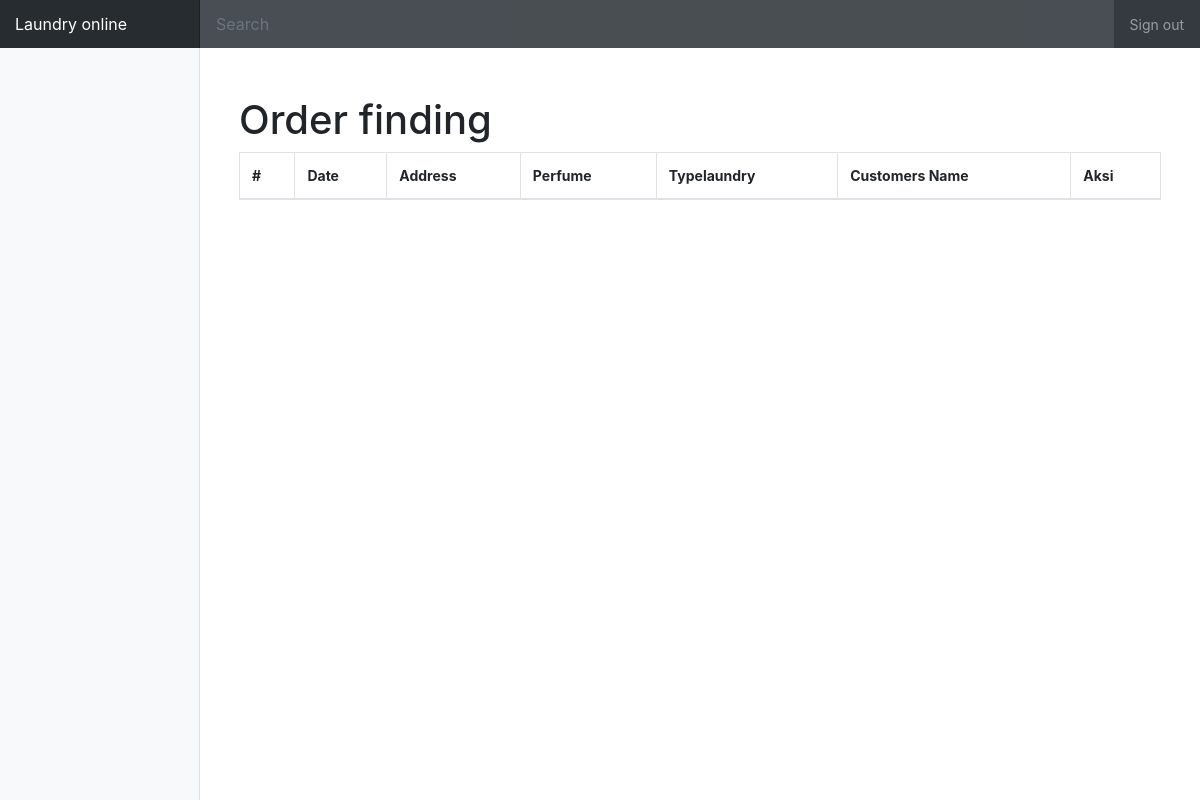
/index.php/admin/order/finding, run on an earlier commit of the app's database.
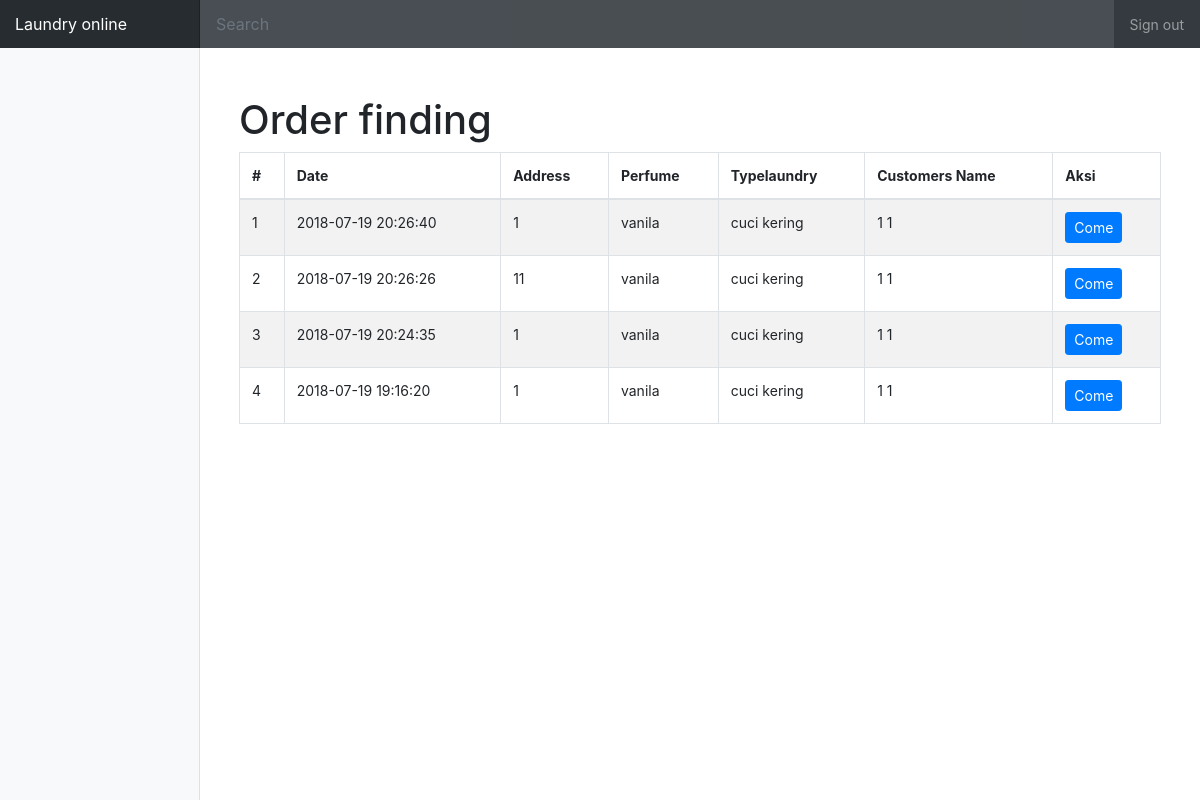
And on a later commit of the database.
### tables this page shows
CREATE TABLE `transaksi` (
  `id` int(11) NOT NULL,
  `date` datetime NOT NULL DEFAULT CURRENT_TIMESTAMP,
  `fk_users_customer` int(11) NOT NULL,
  `address` varchar(100) NOT NULL,
  `fk_perfume` int(11) NOT NULL,
  `fk_typelaundry` int(11) NOT NULL,
  `fk_users_courier` int(11) DEFAULT NULL,
  `weight_item` int(11) DEFAULT NULL,
  `status` int(11) NOT NULL
);

CREATE TABLE `perfume` (
  `perfume_id` int(11) NOT NULL,
  `perfume_name` varchar(255) NOT NULL,
  `perfume_costperkilo` int(50) NOT NULL
);

CREATE TABLE `typelaundry` (
  `typelaundry_id` int(11) NOT NULL,
  `typelaundry_name` varchar(255) NOT NULL,
  `typelaundry_costperkilo` int(50) NOT NULL
);

### application/controllers/admin/Order.php (called while the page is built, shortened)
<?php
class Order extends CI_Controller {
	public function __construct()
	{
		$this->load->model('Order_m');
	}
	public function finding()
	{
		$data['list_order'] = $this->Order_m->getDataStatus(1);
		$this->load->view('admin/order/order_finding',$data);
	}
}

### index.php (called while the page is built, shortened)
<?php
require_once BASEPATH.'core/CodeIgniter.php';

### application/models/Order_m.php (called while the page is built, shortened)
<?php
class Order_m extends CI_Model {
	public function getDataStatus($status)
	{
		$this->db->select("transaksi.*,(select concat(firstname,' ',lastname) from users where id=transaksi.fk_users_customer) as customer_name,(perfume.perfume_name) as perfume,(typelaundry.typelaundry_name) as typelaundry,transaksi.weight_item as weight,
			((perfume.perfume_costperkilo+typelaundry.typelaundry_costperkilo)*transaksi.weight_item) as harga");
		$this->db->join('perfume','transaksi.fk_perfume=perfume.perfume_id');
		$this->db->join('typelaundry','transaksi.fk_typelaundry=typelaundry.typelaundry_id');
		return $this->db->where('status',$status)->order_by('date','desc')->get('transaksi')->result_array();
	}
}

### application/views/admin/order/order_finding.php (the view, shortened to what this page needs)
<main role="main" class="container">
	<h1>Order finding</h1>
	<table class="table table-striped table-bordered" width="100%" id="example">
		<thead>
			<tr>
				<th>#</th>
				<th>Date</th>
				<th>Address</th>
				<th>Perfume</th>
				<th>Typelaundry</th>
				<th>Customers Name</th>
				<th>Aksi</th>
			</tr>
		</thead>
		<tbody>
			<?php foreach ($list_order as $key => $value): ?>
				<tr>
					<td><?php echo ++$key ?></td>
					<td><?php echo $value['date'] ?></td>
					<td><?php echo $value['address'] ?></td>
					<td><?php echo $value['perfume'] ?></td>
					<td><?php echo $value['typelaundry'] ?></td>
					<td><?php echo $value['customer_name'] ?></td>
					<td>
						<a href="<?php echo base_url('Admin/Order/come/'.$value['id']) ?>" class="btn btn-sm btn-primary">Come</a>
					</td>
				</tr>
			<?php endforeach ?>
		</tbody>
	</table>
</main>

What changed in the data, as far as the page shows it:
added transaksi: date "2018-07-19 20:26:40", address "1", fk_perfume.perfume_name "vanila", fk_typelaundry.typelaundry_name "cuci kering", customer_name "1 1"
added transaksi: date "2018-07-19 20:26:26", address "11", fk_perfume.perfume_name "vanila", fk_typelaundry.typelaundry_name "cuci kering", customer_name "1 1"
added transaksi: date "2018-07-19 20:24:35", address "1", fk_perfume.perfume_name "vanila", fk_typelaundry.typelaundry_name "cuci kering", customer_name "1 1"
added transaksi: date "2018-07-19 19:16:20", address "1", fk_perfume.perfume_name "vanila", fk_typelaundry.typelaundry_name "cuci kering", customer_name "1 1"
